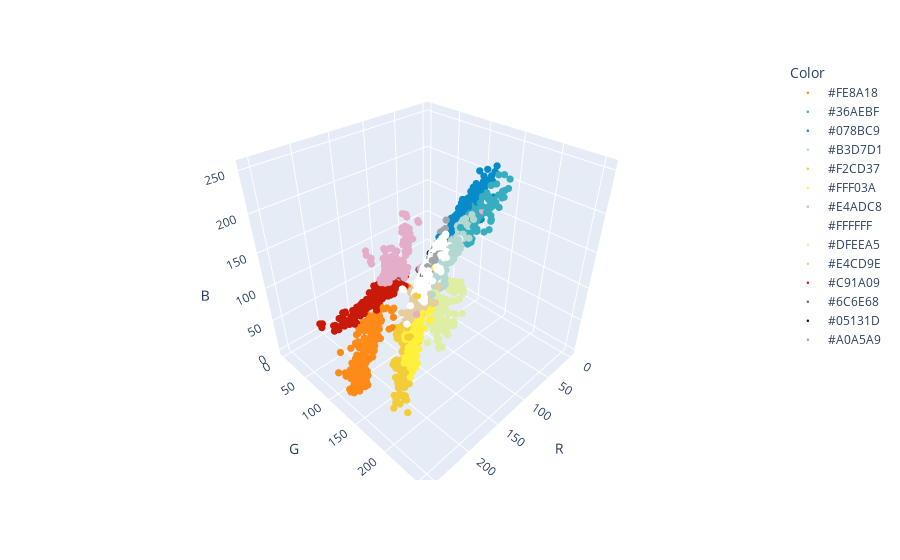

The notebook cell this image was saved under:
### Code cell
my_cmap = df_data['Color'].unique()

#my_cmap = [x[1:] for x in my_cmap]
fig = px.scatter_3d(df_data, x = 'R', y = 'G', z = 'B', color = 'Color', color_discrete_sequence = my_cmap)
fig.update_traces(marker=dict(size = 2.5))
fig.show()

### Figure 1 — Plotly figure (JSON) as saved in the notebook; plotly's stock layout.template omitted (floating-point values rounded to 4 significant figures; data arrays with more than 128 entries replaced by an {"elided": "..."} marker saying what was removed)
{"data": [{"hovertemplate": "Color=#FE8A18<br>R=%{x}<br>G=%{y}<br>B=%{z}<extra></extra>", "legendgroup": "#FE8A18", "marker": {"color": "#FE8A18", "size": 2.5, "symbol": "circle"}, "mode": "markers", "name": "#FE8A18", "scene": "scene", "showlegend": true, "type": "scatter3d", "x": {"elided": "178 int values"}, "y": {"elided": "178 int values"}, "z": {"elided": "178 int values"}}, {"hovertemplate": "Color=#36AEBF<br>R=%{x}<br>G=%{y}<br>B=%{z}<extra></extra>", "legendgroup": "#36AEBF", "marker": {"color": "#36AEBF", "size": 2.5, "symbol": "circle"}, "mode": "markers", "name": "#36AEBF", "scene": "scene", "showlegend": true, "type": "scatter3d", "x": {"elided": "178 int values"}, "y": {"elided": "178 int values"}, "z": {"elided": "178 int values"}}, {"hovertemplate": "Color=#078BC9<br>R=%{x}<br>G=%{y}<br>B=%{z}<extra></extra>", "legendgroup": "#078BC9", "marker": {"color": "#078BC9", "size": 2.5, "symbol": "circle"}, "mode": "markers", "name": "#078BC9", "scene": "scene", "showlegend": true, "type": "scatter3d", "x": {"elided": "178 int values"}, "y": {"elided": "178 int values"}, "z": {"elided": "178 int values"}}, {"hovertemplate": "Color=#B3D7D1<br>R=%{x}<br>G=%{y}<br>B=%{z}<extra></extra>", "legendgroup": "#B3D7D1", "marker": {"color": "#B3D7D1", "size": 2.5, "symbol": "circle"}, "mode": "markers", "name": "#B3D7D1", "scene": "scene", "showlegend": true, "type": "scatter3d", "x": {"elided": "178 int values"}, "y": {"elided": "178 int values"}, "z": {"elided": "178 int values"}}, {"hovertemplate": "Color=#F2CD37<br>R=%{x}<br>G=%{y}<br>B=%{z}<extra></extra>", "legendgroup": "#F2CD37", "marker": {"color": "#F2CD37", "size": 2.5, "symbol": "circle"}, "mode": "markers", "name": "#F2CD37", "scene": "scene", "showlegend": true, "type": "scatter3d", "x": {"elided": "178 int values"}, "y": {"elided": "178 int values"}, "z": {"elided": "178 int values"}}, {"hovertemplate": "Color=#FFF03A<br>R=%{x}<br>G=%{y}<br>B=%{z}<extra></extra>", "legendgroup": "#FFF03A", "marker": {"color": "#FFF03A", "size": 2.5, "symbol": "circle"}, "mode": "markers", "name": "#FFF03A", "scene": "scene", "showlegend": true, "type": "scatter3d", "x": {"elided": "178 int values"}, "y": {"elided": "178 int values"}, "z": {"elided": "178 int values"}}, {"hovertemplate": "Color=#E4ADC8<br>R=%{x}<br>G=%{y}<br>B=%{z}<extra></extra>", "legendgroup": "#E4ADC8", "marker": {"color": "#E4ADC8", "size": 2.5, "symbol": "circle"}, "mode": "markers", "name": "#E4ADC8", "scene": "scene", "showlegend": true, "type": "scatter3d", "x": {"elided": "178 int values"}, "y": {"elided": "178 int values"}, "z": {"elided": "178 int values"}}, {"hovertemplate": "Color=#FFFFFF<br>R=%{x}<br>G=%{y}<br>B=%{z}<extra></extra>", "legendgroup": "#FFFFFF", "marker": {"color": "#FFFFFF", "size": 2.5, "symbol": "circle"}, "mode": "markers", "name": "#FFFFFF", "scene": "scene", "showlegend": true, "type": "scatter3d", "x": {"elided": "178 int values"}, "y": {"elided": "178 int values"}, "z": {"elided": "178 int values"}}, {"hovertemplate": "Color=#DFEEA5<br>R=%{x}<br>G=%{y}<br>B=%{z}<extra></extra>", "legendgroup": "#DFEEA5", "marker": {"color": "#DFEEA5", "size": 2.5, "symbol": "circle"}, "mode": "markers", "name": "#DFEEA5", "scene": "scene", "showlegend": true, "type": "scatter3d", "x": {"elided": "178 int values"}, "y": {"elided": "178 int values"}, "z": {"elided": "178 int values"}}, {"hovertemplate": "Color=#E4CD9E<br>R=%{x}<br>G=%{y}<br>B=%{z}<extra></extra>", "legendgroup": "#E4CD9E", "marker": {"color": "#E4CD9E", "size": 2.5, "symbol": "circle"}, "mode": "markers", "name": "#E4CD9E", "scene": "scene", "showlegend": true, "type": "scatter3d", "x": {"elided": "178 int values"}, "y": {"elided": "178 int values"}, "z": {"elided": "178 int values"}}, {"hovertemplate": "Color=#C91A09<br>R=%{x}<br>G=%{y}<br>B=%{z}<extra></extra>", "legendgroup": "#C91A09", "marker": {"color": "#C91A09", "size": 2.5, "symbol": "circle"}, "mode": "markers", "name": "#C91A09", "scene": "scene", "showlegend": true, "type": "scatter3d", "x": {"elided": "178 int values"}, "y": {"elided": "178 int values"}, "z": {"elided": "178 int values"}}, {"hovertemplate": "Color=#6C6E68<br>R=%{x}<br>G=%{y}<br>B=%{z}<extra></extra>", "legendgroup": "#6C6E68", "marker": {"color": "#6C6E68", "size": 2.5, "symbol": "circle"}, "mode": "markers", "name": "#6C6E68", "scene": "scene", "showlegend": true, "type": "scatter3d", "x": {"elided": "178 int values"}, "y": {"elided": "178 int values"}, "z": {"elided": "178 int values"}}, {"hovertemplate": "Color=#05131D<br>R=%{x}<br>G=%{y}<br>B=%{z}<extra></extra>", "legendgroup": "#05131D", "marker": {"color": "#05131D", "size": 2.5, "symbol": "circle"}, "mode": "markers", "name": "#05131D", "scene": "scene", "showlegend": true, "type": "scatter3d", "x": {"elided": "178 int values"}, "y": {"elided": "178 int values"}, "z": {"elided": "178 int values"}}, {"hovertemplate": "Color=#A0A5A9<br>R=%{x}<br>G=%{y}<br>B=%{z}<extra></extra>", "legendgroup": "#A0A5A9", "marker": {"color": "#A0A5A9", "size": 2.5, "symbol": "circle"}, "mode": "markers", "name": "#A0A5A9", "scene": "scene", "showlegend": true, "type": "scatter3d", "x": {"elided": "178 int values"}, "y": {"elided": "178 int values"}, "z": {"elided": "178 int values"}}], "layout": {"legend": {"title": {"text": "Color"}, "tracegroupgap": 0}, "margin": {"t": 60}, "scene": {"domain": {"x": [0, 1], "y": [0, 1]}, "xaxis": {"title": {"text": "R"}}, "yaxis": {"title": {"text": "G"}}, "zaxis": {"title": {"text": "B"}}}}}
